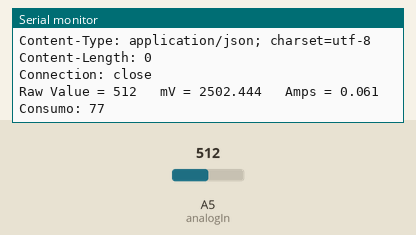
Recording of a sketch running on a simulated Arduino Uno, built with avr-gcc and run on an emulated ATmega328P. On the bench: the last lines printed to the serial monitor. Inputs (shaded band) come from the test bench; at power-on: A5 (analogIn) = 512. WiFi joins after 1.5 s; servers stay silent unless stated; uploads are accepted with an empty reply.

Above: at 2.2 s.
2.3 s: A5 (analogIn) set to 716
At 3.1 s:
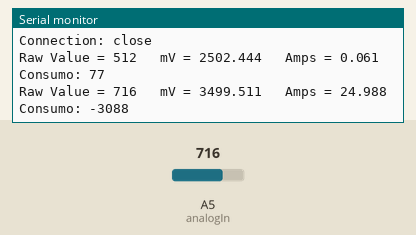
3.8 s: A5 (analogIn) set to 900
At 5.3 s:
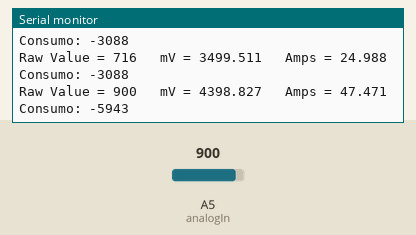
Timing chart, 0 to 6.8 s (numbered marks = the images above; inputs shaded):
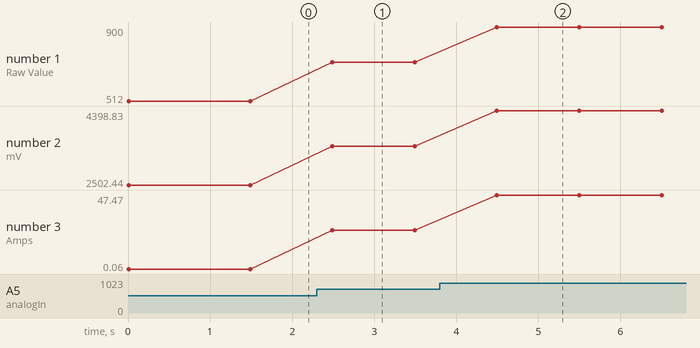

Measured:
- after the input at 2.3 s, the serial monitor: prints a new line after 0.19 s (image 1)
- after the input at 3.8 s, the serial monitor: prints a new line after 0.70 s (image 2)
- plotted number 1: 512 → 716 after the input at 2.3 s, 716 → 900 after the input at 3.8 s
- plotted number 2: 2502.44 → 3499.51 after the input at 2.3 s, 3499.51 → 4398.83 after the input at 3.8 s
- plotted number 3: 0.06 → 24.99 after the input at 2.3 s, 24.99 → 47.47 after the input at 3.8 s

The sketch:

hugreen2.ino
```cpp
#include <SPI.h>
#include <Ethernet.h>
//#include <SendCarriots.h> // You must include the library here in order to use it in the sketch


const int analogIn = A5;

// Set your scale factor
int mVperAmp = 40; // See Scale Factors Below

/* Scale Factors
50A bi-directional = 40
50A uni-directional = 60
100A bi-directional = 20
100A uni-directional = 40
150A bi-directional = 13.3
150A uni-directioal = 26.7
200A bi-directional = 10
200A uni-directional = 20
*/

// Set you Offset
int ACSoffset = 2500; // See offsets below

/* Offsets
If bi-directional = 2500
If uni- directional = 600
*/

int RawValue= 0;
double Voltage = 0;
double Amps = 0;                                                               //autoadjusted relative digital zero
int web;
int Correct;


// Xively parameters
const String APIKEY = "44921ed682813e2bd3e2224de44ee5cd8c92a95d7530459e3aeac8ea6f60e12a"; // Insira aqui sua APIKEY da conta no Carriots, com aspas mesmo
const String DEVICE = "defaultDevice2@santocyber.santocyber"; // ID do dispositivo no Carriots, com aspas também
int flag;
char buffer;
// Enter a MAC address for your controller below.
// Newer Ethernet shields have a MAC address printed on a sticker on the shield
byte gateway[] = { 10 ,10,10,1 };
byte subnet[] = { 255,255,255,0 };
byte mac[] = {0x00, 0x23, 0xdf, 0x82, 0xd4, 0x01};
byte ip[] = { 10,10,10,20 };
byte server[] = {82,223,244,60};
int port = 80;
//SendCarriots sender; // Instantiate an instance of the SendCarriots library
EthernetClient client; // Inicializa o cliente da rede Ethernet
//1200000
const long interval = 600000; // Intervalo de 20 minutos (20*60*1000 ms)
unsigned long previousMillis = interval-1000;

void setup() {
Serial.begin(9600); // Start serial port
Serial.println(F("Starting"));
Ethernet.begin(mac,ip); // Start the Ethernet connection

}
void loop() {
// Read values from the sensor
 RawValue = analogRead(analogIn);
 Voltage = (RawValue / 1023.0) * 5000; // Gets you mV
 Amps = ((Voltage - ACSoffset) / mVperAmp);

 Serial.print("Raw Value = " ); // shows pre-scaled value
 Serial.print(RawValue);
 Serial.print("\t mV = "); // shows the voltage measured
 Serial.print(Voltage,3); // the '3' after voltage allows you to display 3 digits after decimal point
 Serial.print("\t Amps = "); // shows the voltage measured
 Serial.println(Amps,3); // the '3' after voltage allows you to display 3 digits after decimal point


if (Amps > 0 ){
  Correct = ((0.672 - Amps ) * (127));
  web = Correct;
Serial.print("Consumo: ");
    Serial.println(web);
}else {

Serial.print("Consumo3: ");
Correct = ((0.672 + Amps ) * (-127));
web = Correct;
Serial.println(web);
}

  delay(500);


unsigned long currentMillis = millis(); // Rotina de contagem do intervalo de 20 minutos
if(currentMillis - previousMillis >= interval) {
previousMillis = currentMillis;
sendStream(); // Chama a função que envia os dados para o servidor do Carriots
}
while(client.available()) { // Rotina de debug: mostra no terminal serial as mensagens recebidas
char c=client.read(); // do servidor do Carriots
Serial.print(c);
}
if(!client.connected()) client.stop();
delay(500);
}
void sendStream() {
char TempString[32]; // Array temporário para armazenar dados
dtostrf(web,2,1,TempString); // dtostrf( [Float variable] , [Minimum SizeBeforePoint] , [sizeAfterPoint] , [WhereToStoreIt] )
String consumo = String(TempString);

if (client.connect(server, 80)) { // Caso haja conexão
Serial.println(F("connected"));
// Constrói a mensagem de dados a ser enviada para o Carriots:
String json = "{\"protocol\":\"v2\",\"device\":\""+String(DEVICE)+"\",\"at\":\"now\",\"data\":{\"Watts\":"+String(consumo)+"}}";
int length=json.length();
// For debugging:
Serial.print(F("carriots.apikey: "));
Serial.println(String(APIKEY));
Serial.print(F("Content-Length: "));
Serial.println(String(length));
Serial.println(F("Connection: close"));
Serial.println(json);
// Constrói o comando HTTP para estabelecer conexão com o api.carriots.com
client.println(F("POST /streams HTTP/1.1"));
client.println(F("Host: api.carriots.com"));
client.println(F("Accept: application/json"));
client.println(F("User-Agent: Arduino-Carriots"));
client.println(F("Content-Type: application/json"));
client.print(F("carriots.apikey: "));
client.println(String(APIKEY));
client.print(F("Content-Length: "));
int thisLength = json.length();
client.println(String(thisLength));
client.println(F("Connection: close"));
client.println();
client.println(json); // Envia a mensagem de dados.
}
else {
// Caso haja falha na conexão:
Serial.println(F("connection failed"));
}
}
```
